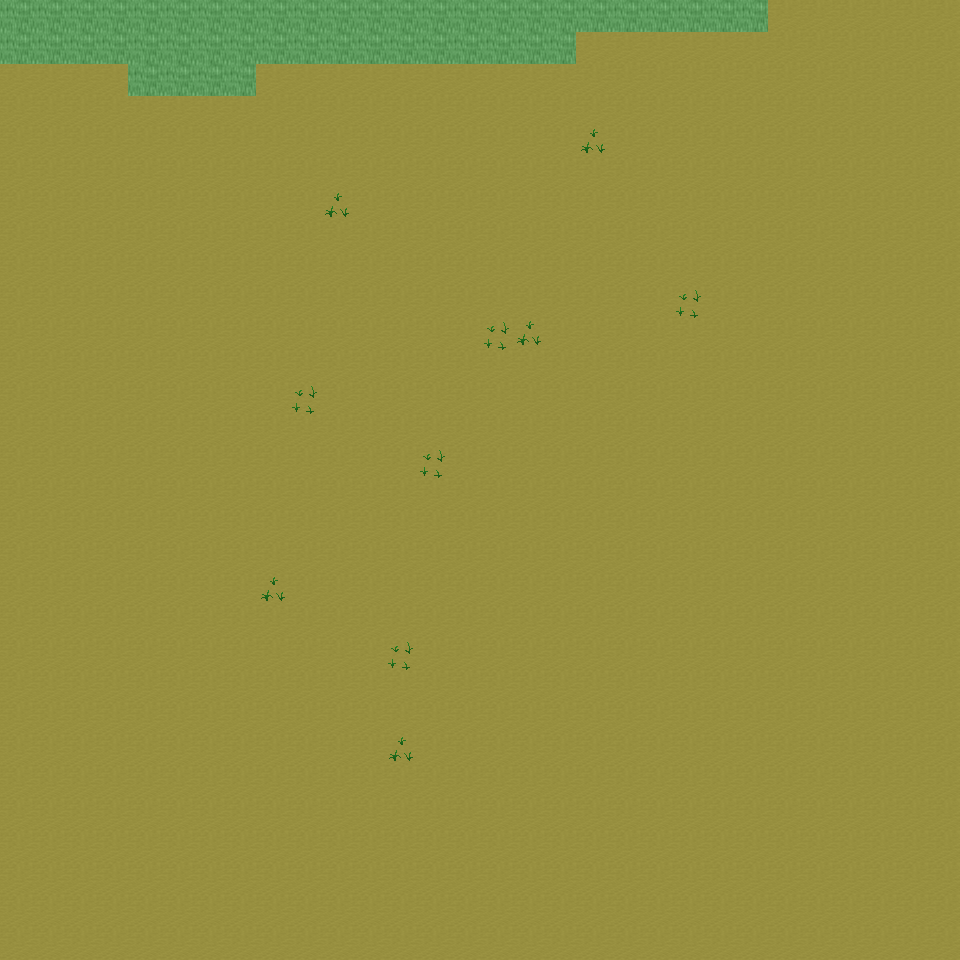

The image is a tile-based game level rendered from a .tmx file. Its description and source (layers, tilesets, objects; grid data summarised) follow:
An orthogonal 30x30 tile map with 32x32 px tiles, 6 tile layers (Ground, Object, Object2, Above, ...), 31 tilesets and 2 objects (2x mapExit).

<map version="1.0" orientation="orthogonal" renderorder="right-down" width="30" height="30" tilewidth="32" tileheight="32" nextobjectid="3">
  <tileset firstgid="1" name="tileset_ground_ground" tilewidth="32" tileheight="32" tilecount="33" columns="3">
    <image source="../drawable/tileset_ground_ground.png" width="96" height="352" />
  </tileset>
  <tileset firstgid="34" name="tileset_ground_ridge_earth_dark" tilewidth="32" tileheight="32" tilecount="96" columns="12">
    <image source="../drawable/tileset_ground_ridge_earth_dark.png" width="384" height="256" />
  </tileset>
  <tileset firstgid="130" name="tileset_furniture_light_iron_lamp" tilewidth="32" tileheight="32" tilecount="3" columns="1">
    <image source="../drawable/tileset_furniture_light_iron_lamp.png" width="32" height="96" />
  </tileset>
  <tileset firstgid="133" name="tileset_furniture_light_dark_torch" tilewidth="32" tileheight="32" tilecount="8" columns="2">
    <image source="../drawable/tileset_furniture_light_dark_torch.png" width="64" height="128" />
  </tileset>
  <tileset firstgid="141" name="tileset_furniture_light_flames" tilewidth="32" tileheight="32" tilecount="6" columns="6">
    <image source="../drawable/tileset_furniture_light_flames.png" width="192" height="32" />
  </tileset>
  <tileset firstgid="147" name="tileset_item_corpse_skeleton" tilewidth="32" tileheight="32" tilecount="4" columns="2">
    <image source="../drawable/tileset_item_corpse_skeleton.png" width="64" height="64" />
  </tileset>
  <tileset firstgid="151" name="tileset_item_blood_floor_stains_2" tilewidth="32" tileheight="32" tilecount="4" columns="2">
    <image source="../drawable/tileset_item_blood_floor_stains_2.png" width="64" height="64" />
  </tileset>
  <tileset firstgid="155" name="tileset_item_chest_large" tilewidth="32" tileheight="32" tilecount="8" columns="4">
    <image source="../drawable/tileset_item_chest_large.png" width="128" height="64" />
  </tileset>
  <tileset firstgid="163" name="tileset_item_armor_sword_rack" tilewidth="32" tileheight="32" tilecount="4" columns="2">
    <image source="../drawable/tileset_item_armor_sword_rack.png" width="64" height="64" />
  </tileset>
  <tileset firstgid="167" name="tileset_item_armor_weapons_rack" tilewidth="32" tileheight="32" tilecount="18" columns="9">
    <image source="../drawable/tileset_item_armor_weapons_rack.png" width="288" height="64" />
  </tileset>
  <tileset firstgid="185" name="tileset_item_pot_barrel_tall" tilewidth="32" tileheight="32" tilecount="2" columns="1">
    <image source="../drawable/tileset_item_pot_barrel_tall.png" width="32" height="64" />
  </tileset>
  <tileset firstgid="187" name="tileset_item_pot_pot_tall" tilewidth="32" tileheight="32" tilecount="2" columns="1">
    <image source="../drawable/tileset_item_pot_pot_tall.png" width="32" height="64" />
  </tileset>
  <tileset firstgid="189" name="tileset_ground_rock_pebbles" tilewidth="32" tileheight="32" tilecount="3" columns="1">
    <image source="../drawable/tileset_ground_rock_pebbles.png" width="32" height="96" />
  </tileset>
  <tileset firstgid="192" name="tileset_item_corpse_skull_dark" tilewidth="32" tileheight="32" tilecount="2" columns="2">
    <image source="../drawable/tileset_item_corpse_skull_dark.png" width="64" height="32" />
  </tileset>
  <tileset firstgid="194" name="tileset_ground_ladder_horizontal_dark" tilewidth="32" tileheight="32" tilecount="3" columns="1">
    <image source="../drawable/tileset_ground_ladder_horizontal_dark.png" width="32" height="96" />
  </tileset>
  <tileset firstgid="197" name="tileset_ground_fire_fire" tilewidth="32" tileheight="32" tilecount="27" columns="3">
    <image source="../drawable/tileset_ground_fire_fire.png" width="96" height="288" />
  </tileset>
  <tileset firstgid="224" name="tileset_ground_cobbled_paving" tilewidth="32" tileheight="32" tilecount="1" columns="1">
    <image source="../drawable/tileset_ground_cobbled_paving.png" width="32" height="32" />
  </tileset>
  <tileset firstgid="225" name="tileset_plant_stump_int_small_stump" tilewidth="32" tileheight="32" tilecount="1" columns="1">
    <image source="../drawable/tileset_plant_stump_int_small_stump.png" width="32" height="32" />
  </tileset>
  <tileset firstgid="226" name="tileset_furniture_table_tree_stump_table" tilewidth="32" tileheight="32" tilecount="4" columns="2">
    <image source="../drawable/tileset_furniture_table_tree_stump_table.png" width="64" height="64" />
  </tileset>
  <tileset firstgid="230" name="tileset_logic_collision" tilewidth="32" tileheight="32" tilecount="1" columns="1">
    <image source="../drawable/tileset_logic_collision.png" width="32" height="32" />
  </tileset>
  <tileset firstgid="231" name="tileset_ground_ladder_vertical_dark" tilewidth="32" tileheight="32" tilecount="3" columns="3">
    <image source="../drawable/tileset_ground_ladder_vertical_dark.png" width="96" height="32" />
  </tileset>
  <tileset firstgid="234" name="tileset_logic_creature_animal" tilewidth="32" tileheight="32" tilecount="32" columns="8">
    <image source="../drawable/tileset_logic_creature_animal.png" width="256" height="128" />
  </tileset>
  <tileset firstgid="266" name="tileset_logic_creature_human_barbarian" tilewidth="32" tileheight="32" tilecount="7" columns="7">
    <image source="../drawable/tileset_logic_creature_human_barbarian.png" width="224" height="32" />
  </tileset>
  <tileset firstgid="273" name="tileset_ground_ladder_steps" tilewidth="32" tileheight="32" tilecount="6" columns="3">
    <image source="../drawable/tileset_ground_ladder_steps.png" width="96" height="64" />
  </tileset>
  <tileset firstgid="279" name="tileset_logic_portal" tilewidth="32" tileheight="32" tilecount="24" columns="8">
    <image source="../drawable/tileset_logic_portal.png" width="256" height="96" />
  </tileset>
  <tileset firstgid="303" name="tileset_ground_earth_edges_yellowgreen" tilewidth="32" tileheight="32" tilecount="15" columns="5">
    <image source="../drawable/tileset_ground_earth_edges_yellowgreen.png" width="160" height="96" />
  </tileset>
  <tileset firstgid="318" name="tileset_plant_grasses" tilewidth="32" tileheight="32" tilecount="6" columns="3">
    <image source="../drawable/tileset_plant_grasses.png" width="96" height="64" />
  </tileset>
  <tileset firstgid="324" name="tileset_light_yellow_light_5x5" tilewidth="32" tileheight="32" tilecount="25" columns="5">
    <image source="../drawable/tileset_light_yellow_light_5x5.png" width="160" height="160" />
  </tileset>
  <tileset firstgid="349" name="tileset_light_dim_yellow_light_7x5" tilewidth="32" tileheight="32" tilecount="35" columns="7">
    <image source="../drawable/tileset_light_dim_yellow_light_7x5.png" width="224" height="160" />
  </tileset>
  <tileset firstgid="384" name="tileset_item_firewood" tilewidth="32" tileheight="32" tilecount="12" columns="3">
    <image source="../drawable/tileset_item_firewood.png" width="96" height="128" />
  </tileset>
  <tileset firstgid="396" name="tileset_logic_creature_insect" tilewidth="32" tileheight="32" tilecount="5" columns="5">
    <image source="../drawable/tileset_logic_creature_insect.png" width="160" height="32" />
  </tileset>
  <layer name="Ground" width="30" height="30">
    <data>[900 cells, 900 non-empty, 1 distinct tile ids]</data>
  </layer>
  <layer name="Object" width="30" height="30">
    <data>[900 cells, 25 non-empty, 7 distinct tile ids]</data>
  </layer>
  <layer name="Object2" width="30" height="30">
    <data>[900 cells, 30 non-empty, 5 distinct tile ids]</data>
  </layer>
  <layer name="Above" width="30" height="30">
    <data>[900 cells, 0 non-empty, 0 distinct tile ids]</data>
  </layer>
  <layer name="Above2" width="30" height="30">
    <data>[900 cells, 0 non-empty, 0 distinct tile ids]</data>
  </layer>
  <layer name="Walkable" width="30" height="30">
    <data>[900 cells, 46 non-empty, 1 distinct tile ids]</data>
  </layer>
  <objectgroup name="MapEvents">
    <object id="1" name="south" type="mapExit" x="0" y="928" width="960" height="32">
      <properties>
        <property name="map" value="level_0_x208_y9" />
        <property name="x" value="0" />
        <property name="y" value="1" />
      </properties>
    </object>
    <object id="2" name="west" type="mapExit" x="0" y="64" width="32" height="896">
      <properties>
        <property name="map" value="level_0_x207_y8" />
        <property name="x" value="28" />
        <property name="y" value="2" />
      </properties>
    </object>
  </objectgroup>
</map>
